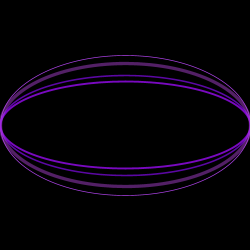
Frame 1 (no input)
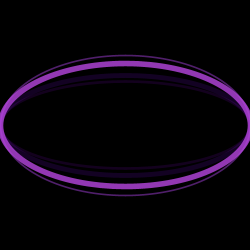
Frame 60 (the mouse pressed at the canvas centre just before this capture)
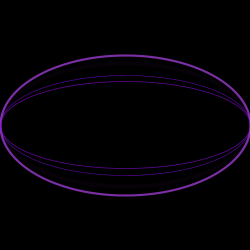
Frame 120 (the mouse held since frame 60 and released just before this capture)

The Processing sketch that drew these frames (run headless with seeded random() and noise(); from frame 60 on, the mouse is pressed at the canvas centre):

// Processing sketch: processing_18732
// ── processing_18732.pde

void setup () {
size(250,250);
smooth();
noFill();
}
 
int a = 50;
int b = 70;
 
void draw (){
  background(0);
  
 
  stroke(142,11,255,(random(255)));
  strokeWeight((random(6)));
  ellipseMode(CENTER);
  ellipse(125,125,250,a*2);
   
  stroke(182,70,244,(random(255)));
  strokeWeight((random(3)));
  ellipseMode(CENTER);
  ellipse(125,125,250,b*2);
   
  stroke(142,11,225,(random(255)));
  strokeWeight((random(6)));
  ellipseMode(CENTER);
  ellipse(125,125,250,a*1.75);
   
  stroke(182,70,224,(random(255)));
  strokeWeight((random(6)));
  ellipseMode(CENTER);
  ellipse(125,125,250,b*1.75);
}
